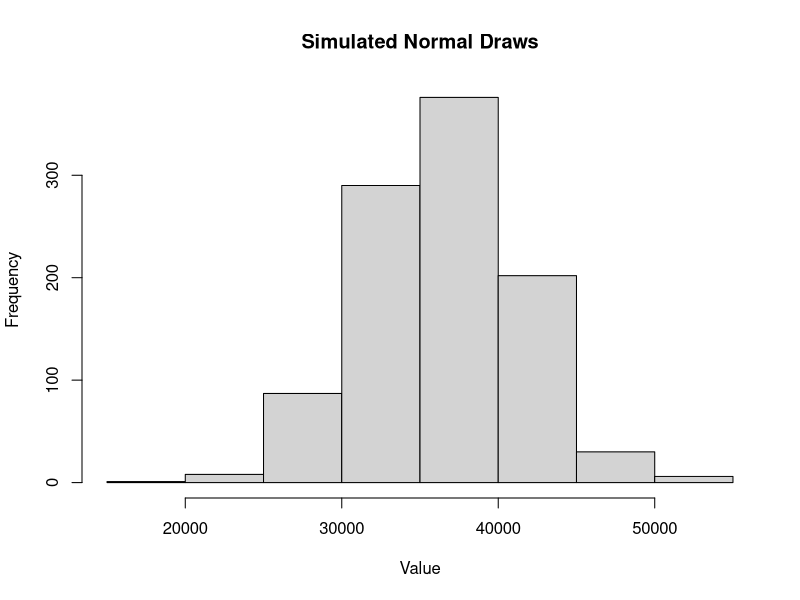

Source code (R):
# Fills a gap from Chapter 5: continuousprob.r and discreteprob.r cover the
# d/p/q functions (density, cumulative probability, quantile) for several
# distributions, but never the matching r-prefixed random-generation
# functions, which simulate draws from those same distributions.

set.seed(42)  # makes the random draws reproducible

runif(10, min = 120, max = 140)    # 10 random draws from a uniform distribution
rnorm(10, mean = 36500, sd = 5000) # 10 random draws from a normal distribution
rbinom(10, size = 10, prob = 0.3)  # 10 random draws from a binomial distribution
rpois(10, lambda = 10)             # 10 random draws from a Poisson distribution

# a simple use case: simulate 1000 normal draws and check how close
# the sample mean/sd come to the specified parameters
sim <- rnorm(1000, mean = 36500, sd = 5000)
mean(sim)
sd(sim)
hist(sim, main = "Simulated Normal Draws", xlab = "Value")
